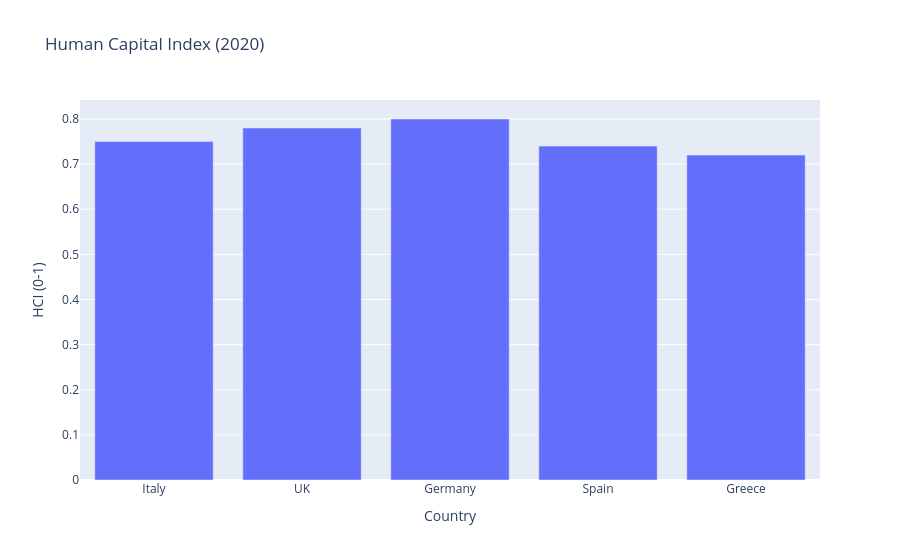

The notebook cell this image was saved under:
### Markdown cell above
## 3. Human Capital Index (HCI, 2020)
Data: World Bank. Scale 0-1.

### Code cell
hci_data = pd.DataFrame({
    'Country': ['Italy', 'UK', 'Germany', 'Spain', 'Greece'],
    'HCI': [0.75, 0.78, 0.80, 0.74, 0.72]
})
px.bar(hci_data, x='Country', y='HCI', title='Human Capital Index (2020)', labels={'HCI': 'HCI (0-1)'})

### Figure 1 — Plotly figure (JSON) as saved in the notebook; plotly's stock layout.template omitted (floating-point values rounded to 4 significant figures)
{"data": [{"hovertemplate": "Country=%{x}<br>HCI (0-1)=%{y}<extra></extra>", "legendgroup": "", "marker": {"color": "#636efa", "pattern": {"shape": ""}}, "name": "", "orientation": "v", "showlegend": false, "textposition": "auto", "type": "bar", "x": ["Italy", "UK", "Germany", "Spain", "Greece"], "xaxis": "x", "y": [0.75, 0.78, 0.8, 0.74, 0.72], "yaxis": "y"}], "layout": {"barmode": "relative", "legend": {"tracegroupgap": 0}, "title": {"text": "Human Capital Index (2020)"}, "xaxis": {"anchor": "y", "domain": [0, 1], "title": {"text": "Country"}}, "yaxis": {"anchor": "x", "domain": [0, 1], "title": {"text": "HCI (0-1)"}}}}
